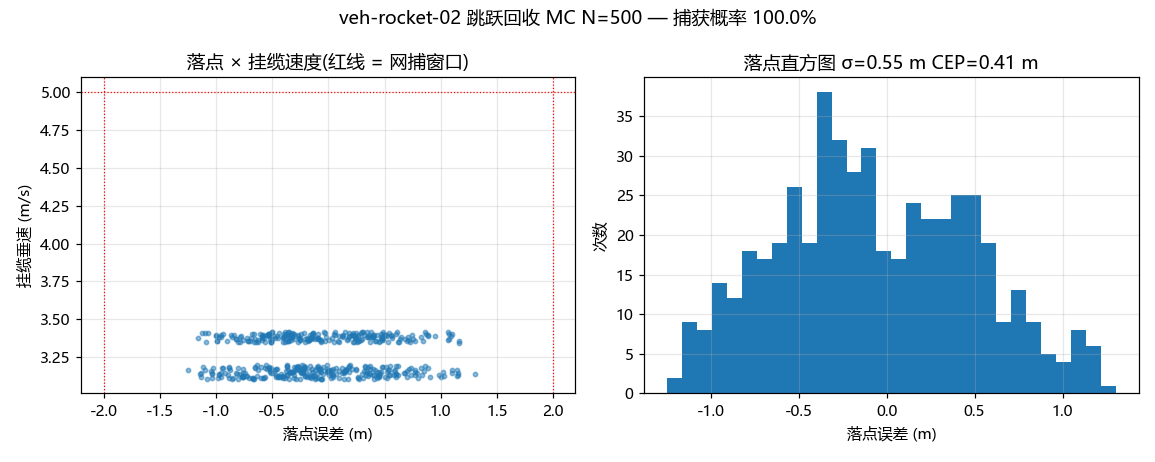

The script that saved this image:
#!/usr/bin/env python3
# -*- coding: utf-8 -*-
"""
L2 蒙特卡洛落点散布 —— veh-rocket-02 跳跃回收演示(网捕窗口概率)
==================================================================
对 sim_hop 的一子级着陆段整剖面(起飞→分离→过顶→着陆燃烧→挂缆)做
N=500 次蒙特卡洛,散布(推定 3σ/区间):
  推力 ±3%、Isp ±1%、起飞质量 ±2%、大气密度 ×U(0.7,1.3)、
  定常风 U(-12,+12) m/s(沿飞行平面,含 ±4 m/s 阵风正弦)、
  着陆点火判据延迟 U(0,0.3) s、导航位置偏差 U(±0.5) m + 速度偏差
  U(±0.1) m/s(制导回路使用测量值,偏差不被闭环消除,是散布主导项)
判据(网捕窗口):|落点误差| ≤ 2.0 m 且 |vx| ≤ 1.5 m/s 且 vy 挂缆 ≤ 5 m/s。
输出:σ/CEP、挂缆速度分布、捕获概率;散点图。
注:火星大气稀薄是散布的天然抑制器——12 m/s 大风的气动力对 90 t 级
箭体仅 ~0.003 m/s² 量级,散布主要来自推力/质量/时序误差。
"""
import math
import random

G = 3.71
RHO0, HSCALE = 0.020, 11100.0
CD, AREA = 0.8, 22.0
F1N, VEN = 1340e3, 335 * 9.80665
THR_MIN, THR_MAX = 0.40, 1.00
M1_DRY, P1, M2_WET = 45e3, 60e3, 60e3
Y_PAD, Y_CATCH, Y_CUT, X_TGT = 8.1, 2.7, 0.5, 59.23
APO, A_REF, V_F, KV = 2500.0, 4.0, 1.5, 0.7
KPX, KDX, AX_MAX = 0.06, 0.5, 0.6
TILT_MAX = math.radians(12)
DA = math.radians(0.40)
DT = 0.04
N_MC = 500

def one(seed):
    rng = random.Random(seed)
    kF = 1 + rng.gauss(0, 0.01)          # 推力 3σ=3%
    kI = 1 + rng.gauss(0, 0.0033)        # Isp 3σ=1%
    kM = 1 + rng.gauss(0, 0.0067)        # 质量 3σ=2%
    kR = rng.uniform(0.7, 1.3)
    wind = rng.uniform(-12, 12)
    gust = rng.uniform(0, 4)
    t_delay = rng.uniform(0, 0.3)
    nav_bx = rng.uniform(-0.5, 0.5)      # 导航位置偏差(制导所见)
    nav_bv = rng.uniform(-0.1, 0.1)      # 导航速度偏差
    F1, VE = F1N * kF, VEN * kI
    rho0 = RHO0 * kR
    s = [0.0, Y_PAD, 0.0, 0.0, (M1_DRY + P1 + M2_WET) * kM]
    t, phase, t_meco, t_trig = 0.0, 'ascent', None, None
    while t < 250:
        x, y, vx, vy, m = s
        thr, tilt = 0.0, 0.0
        if phase == 'ascent':
            if y + vy * vy / (2 * G) >= APO: phase = 'sep_coast'; t_meco = t
            else: thr, tilt = 1.0, (DA if (t > 4 and y > 95) else 0.0)
        elif phase == 'sep_coast':
            if t - t_meco >= 2.0:
                s[4] -= M2_WET * kM; s[3] -= 0.5
                phase = 'coast'; continue
        elif phase == 'coast':
            vdes = -math.sqrt(2 * A_REF * max(y - Y_CATCH, 0) + V_F**2)
            if vy < 0 and vy <= vdes + 3.0:
                if t_trig is None: t_trig = t
                if t - t_trig >= t_delay: phase = 'burn'
        elif phase == 'burn':
            if y <= Y_CATCH + Y_CUT: phase = 'drop'
            else:
                vdes = -math.sqrt(2 * A_REF * max(y - Y_CATCH, 0) + V_F**2)
                a_cmd = G + A_REF + KV * (vdes - vy)
                thr = min(max(m * a_cmd / F1, THR_MIN), THR_MAX)
                axc = max(-AX_MAX, min(AX_MAX,
                          -KPX * (x + nav_bx - X_TGT) - KDX * (vx + nav_bv)))
                tilt = max(-TILT_MAX, min(TILT_MAX,
                           math.asin(max(-1, min(1, m * axc / (thr * F1))))))
        # 动力学(含风的相对速度阻力)
        w = wind + gust * math.sin(t * 0.5)
        rvx = vx - w
        v = math.hypot(rvx, vy)
        q = 0.5 * rho0 * math.exp(-max(y, 0) / HSCALE) * CD * AREA * v
        T = thr * F1
        ax = (T * math.sin(tilt) - q * rvx) / m
        ay = (T * math.cos(tilt) - q * vy) / m - G
        s = [x + vx * DT, y + vy * DT, vx + ax * DT, vy + ay * DT,
             m - (T / VE) * DT]
        t += DT
        if phase == 'drop' and s[1] <= Y_CATCH:
            return s[0] - X_TGT, s[2], s[3]
    return None

res = [one(i) for i in range(N_MC)]
res = [r for r in res if r]
xe = [r[0] for r in res]
vxs = [abs(r[1]) for r in res]
vys = [-r[2] for r in res]
n = len(res)
mean = sum(xe) / n
sd = math.sqrt(sum((e - mean) ** 2 for e in xe) / n)
cep = sorted(abs(e) for e in xe)[n // 2]
ok = sum(1 for r in res if abs(r[0]) <= 2.0 and abs(r[1]) <= 1.5 and -r[2] <= 5.0)
print('=' * 60)
print('跳跃回收蒙特卡洛 N=%d(完赛 %d)' % (N_MC, n))
print('=' * 60)
print('落点误差: 均值 %+.2f m  σ=%.2f m  CEP=%.2f m  最差 %+.2f m'
      % (mean, sd, cep, max(xe, key=abs)))
print('挂缆垂速: 均值 %.2f m/s  最大 %.2f m/s' % (sum(vys) / n, max(vys)))
print('残余横速: 均值 %.2f m/s  最大 %.2f m/s' % (sum(vxs) / n, max(vxs)))
print('网捕窗口(|Δx|≤2m, |vx|≤1.5, vy≤5): 捕获概率 %.1f%% (%d/%d)'
      % (ok / n * 100, ok, n))
print('注:±12 m/s 定常风下散布仍这么小,是火星稀薄大气(风载 ~0.003 m/s²)'
      '+ 闭环制导共同作用;散布主导项是导航偏差(±0.5 m 直接映射到落点),'
      '推力/质量/风散布几乎被闭环吃掉。')

try:
    import matplotlib
    matplotlib.use('Agg')
    import matplotlib.pyplot as plt
    matplotlib.rcParams['font.sans-serif'] = ['Microsoft YaHei', 'SimHei']
    matplotlib.rcParams['axes.unicode_minus'] = False
    fig, ax = plt.subplots(1, 2, figsize=(10.5, 4.2))
    ax[0].scatter(xe, vys, s=8, alpha=0.5)
    ax[0].axvline(-2, c='r', lw=0.8, ls=':'); ax[0].axvline(2, c='r', lw=0.8, ls=':')
    ax[0].axhline(5, c='r', lw=0.8, ls=':')
    ax[0].set_xlabel('落点误差 (m)'); ax[0].set_ylabel('挂缆垂速 (m/s)')
    ax[0].set_title('落点 × 挂缆速度(红线 = 网捕窗口)'); ax[0].grid(alpha=.3)
    ax[1].hist(xe, bins=30)
    ax[1].set_xlabel('落点误差 (m)'); ax[1].set_ylabel('次数')
    ax[1].set_title('落点直方图 σ=%.2f m CEP=%.2f m' % (sd, cep))
    ax[1].grid(alpha=.3)
    fig.suptitle('veh-rocket-02 跳跃回收 MC N=%d — 捕获概率 %.1f%%' % (n, ok / n * 100))
    fig.tight_layout()
    fig.savefig('scripts/sim_dispersion_veh_rocket_02.png', dpi=110)
    print('已出图 scripts/sim_dispersion_veh_rocket_02.png')
except ImportError:
    print('(matplotlib 不可用)')
